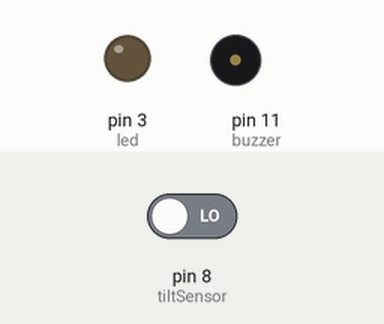
Bench run of a sketch on a simulated Arduino Uno, built with avr-gcc and run on an emulated ATmega328P. Shown: output pins drawn as LEDs (lit = HIGH), buzzer (waves = sounding). Inputs (shaded band) come from the test bench; at power-on: pin 8 (tiltSensor) LOW.

Above: at 1.6 s.
1.7 s: pin 8 (tiltSensor) driven HIGH
At 3.0 s:
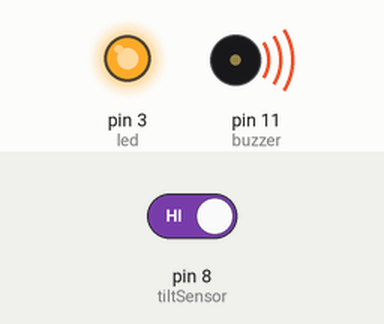
3.5 s: pin 8 (tiltSensor) driven LOW
At 4.2 s:
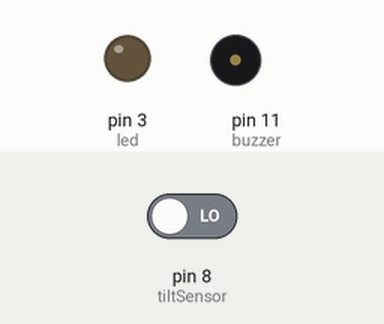
Timing chart, 0 to 6.5 s (numbered marks = the images above; inputs shaded):
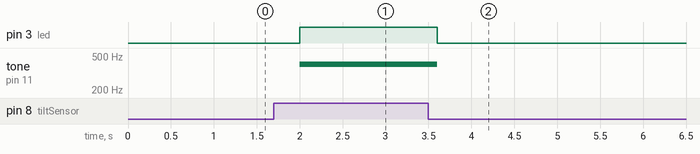

The sketch:

posture.ino
```cpp
#define led 3
#define tiltSensor 8
#define buzzer 11

int s=400;
int v =0;


void setup(){
   pinMode (led,OUTPUT);
   pinMode (tiltSensor,INPUT);
   pinMode(buzzer,OUTPUT);
}
void loop(){


   v = digitalRead(tiltSensor);
   if (v == HIGH){

      digitalWrite(led,HIGH);
      tone(buzzer,s);

   }
   else {

   digitalWrite(led,LOW);
   noTone(buzzer);

   }
   delay(400);
}
```

Measured:
- after the input at 1.7 s, pin 3 (led): LOW → HIGH after 0.30 s; tone on pin 11 (buzzer): silent → 400 Hz after 0.30 s
- after the input at 3.5 s, pin 3 (led): HIGH → LOW after 0.10 s; tone on pin 11 (buzzer): 400 Hz → silent after 0.10 s
